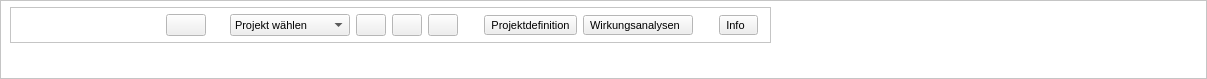
<?xml version="1.0" encoding="UTF-8"?>
<ui version="4.0">
 <class>ProjektCheckDockWidgetBase</class>
 <widget class="QDockWidget" name="ProjektCheckDockWidgetBase">
  <property name="geometry">
   <rect>
    <x>0</x>
    <y>0</y>
    <width>1207</width>
    <height>79</height>
   </rect>
  </property>
  <property name="sizePolicy">
   <sizepolicy hsizetype="Preferred" vsizetype="Fixed">
    <horstretch>0</horstretch>
    <verstretch>0</verstretch>
   </sizepolicy>
  </property>
  <property name="minimumSize">
   <size>
    <width>802</width>
    <height>79</height>
   </size>
  </property>
  <property name="maximumSize">
   <size>
    <width>524287</width>
    <height>637</height>
   </size>
  </property>
  <property name="palette">
   <palette>
    <active>
     <colorrole role="Base">
      <brush brushstyle="SolidPattern">
       <color alpha="255">
        <red>255</red>
        <green>255</green>
        <blue>255</blue>
       </color>
      </brush>
     </colorrole>
     <colorrole role="Window">
      <brush brushstyle="SolidPattern">
       <color alpha="255">
        <red>255</red>
        <green>255</green>
        <blue>255</blue>
       </color>
      </brush>
     </colorrole>
    </active>
    <inactive>
     <colorrole role="Base">
      <brush brushstyle="SolidPattern">
       <color alpha="255">
        <red>255</red>
        <green>255</green>
        <blue>255</blue>
       </color>
      </brush>
     </colorrole>
     <colorrole role="Window">
      <brush brushstyle="SolidPattern">
       <color alpha="255">
        <red>255</red>
        <green>255</green>
        <blue>255</blue>
       </color>
      </brush>
     </colorrole>
    </inactive>
    <disabled>
     <colorrole role="Base">
      <brush brushstyle="SolidPattern">
       <color alpha="255">
        <red>255</red>
        <green>255</green>
        <blue>255</blue>
       </color>
      </brush>
     </colorrole>
     <colorrole role="Window">
      <brush brushstyle="SolidPattern">
       <color alpha="255">
        <red>255</red>
        <green>255</green>
        <blue>255</blue>
       </color>
      </brush>
     </colorrole>
    </disabled>
   </palette>
  </property>
  <property name="accessibleName">
   <string/>
  </property>
  <property name="autoFillBackground">
   <bool>false</bool>
  </property>
  <property name="styleSheet">
   <string notr="true">QWidget[objectName=&quot;dockWidgetContents&quot;]{
border-image:url(:/images/images/banner_anamorphic.png) 0 0 0 0 stretch stretch;
}
QFrame[objectName=&quot;mainframe&quot;]{
	background: qlineargradient(x1:0, y1:0, x2:1, y2:0,
                stop:0 rgba(240, 240, 240, 60%), stop: 0.6 rgba(240, 240, 240, 60%),
                stop:1 rgba(240, 240, 240, 100%))
}
QLabel{
	image: none;
}
QFrame[objectName=&quot;buttonframe&quot;]{
	background: rgba(245, 245, 245, 90%)
}</string>
  </property>
  <property name="features">
   <set>QDockWidget::AllDockWidgetFeatures</set>
  </property>
  <property name="windowTitle">
   <string>Projekt-Check // Projekt-Verwaltung</string>
  </property>
  <widget class="QWidget" name="dockWidgetContents">
   <property name="maximumSize">
    <size>
     <width>16777215</width>
     <height>16777215</height>
    </size>
   </property>
   <property name="accessibleName">
    <string>main-widget</string>
   </property>
   <layout class="QGridLayout" name="gridLayout">
    <property name="leftMargin">
     <number>0</number>
    </property>
    <property name="topMargin">
     <number>0</number>
    </property>
    <property name="rightMargin">
     <number>0</number>
    </property>
    <property name="bottomMargin">
     <number>0</number>
    </property>
    <property name="horizontalSpacing">
     <number>0</number>
    </property>
    <property name="verticalSpacing">
     <number>6</number>
    </property>
    <item row="0" column="0">
     <widget class="QFrame" name="mainframe">
      <property name="enabled">
       <bool>true</bool>
      </property>
      <property name="sizePolicy">
       <sizepolicy hsizetype="Expanding" vsizetype="Expanding">
        <horstretch>0</horstretch>
        <verstretch>0</verstretch>
       </sizepolicy>
      </property>
      <property name="minimumSize">
       <size>
        <width>0</width>
        <height>0</height>
       </size>
      </property>
      <property name="maximumSize">
       <size>
        <width>16777215</width>
        <height>16777215</height>
       </size>
      </property>
      <property name="accessibleName">
       <string>main-frame</string>
      </property>
      <property name="styleSheet">
       <string notr="true"/>
      </property>
      <property name="frameShape">
       <enum>QFrame::StyledPanel</enum>
      </property>
      <property name="frameShadow">
       <enum>QFrame::Raised</enum>
      </property>
      <layout class="QVBoxLayout" name="verticalLayout_2">
       <property name="leftMargin">
        <number>9</number>
       </property>
       <property name="topMargin">
        <number>0</number>
       </property>
       <property name="rightMargin">
        <number>9</number>
       </property>
       <property name="bottomMargin">
        <number>0</number>
       </property>
       <item>
        <spacer name="verticalSpacer_2">
         <property name="orientation">
          <enum>Qt::Vertical</enum>
         </property>
         <property name="sizeType">
          <enum>QSizePolicy::Fixed</enum>
         </property>
         <property name="sizeHint" stdset="0">
          <size>
           <width>20</width>
           <height>6</height>
          </size>
         </property>
        </spacer>
       </item>
       <item>
        <layout class="QHBoxLayout" name="horizontalLayout_2">
         <item>
          <widget class="QFrame" name="buttonframe">
           <property name="minimumSize">
            <size>
             <width>0</width>
             <height>35</height>
            </size>
           </property>
           <property name="frameShape">
            <enum>QFrame::StyledPanel</enum>
           </property>
           <property name="frameShadow">
            <enum>QFrame::Raised</enum>
           </property>
           <layout class="QHBoxLayout" name="horizontalLayout">
            <property name="leftMargin">
             <number>6</number>
            </property>
            <property name="topMargin">
             <number>4</number>
            </property>
            <property name="rightMargin">
             <number>12</number>
            </property>
            <property name="bottomMargin">
             <number>4</number>
            </property>
            <item>
             <widget class="QLabel" name="label">
              <property name="sizePolicy">
               <sizepolicy hsizetype="Fixed" vsizetype="Fixed">
                <horstretch>0</horstretch>
                <verstretch>0</verstretch>
               </sizepolicy>
              </property>
              <property name="minimumSize">
               <size>
                <width>143</width>
                <height>26</height>
               </size>
              </property>
              <property name="maximumSize">
               <size>
                <width>143</width>
                <height>26</height>
               </size>
              </property>
              <property name="sizeIncrement">
               <size>
                <width>0</width>
                <height>7</height>
               </size>
              </property>
              <property name="font">
               <font>
                <family>MS Shell Dlg 2</family>
                <pointsize>14</pointsize>
                <weight>50</weight>
                <italic>false</italic>
                <bold>false</bold>
                <strikeout>false</strikeout>
                <kerning>true</kerning>
               </font>
              </property>
              <property name="text">
               <string/>
              </property>
              <property name="textFormat">
               <enum>Qt::AutoText</enum>
              </property>
              <property name="pixmap">
               <pixmap>../images/ProjektCheck_Logo.png</pixmap>
              </property>
              <property name="scaledContents">
               <bool>true</bool>
              </property>
             </widget>
            </item>
            <item>
             <widget class="QPushButton" name="settings_button">
              <property name="toolTip">
               <string>&lt;html&gt;&lt;head/&gt;&lt;body&gt;&lt;p&gt;&lt;span style=&quot; font-weight:600;&quot;&gt;Speicherort für Ihre Projekte&lt;/span&gt;&lt;/p&gt;&lt;p&gt;Vor der ersten Nutzung von Projekt-Check einmalig den Speicherort für Ihre Projekte festlegen.&lt;/p&gt;&lt;/body&gt;&lt;/html&gt;</string>
              </property>
              <property name="text">
               <string/>
              </property>
              <property name="icon">
               <iconset>
                <normaloff>../images/iconset_mob/20190619_iconset_mob_settings_2.png</normaloff>../images/iconset_mob/20190619_iconset_mob_settings_2.png</iconset>
              </property>
             </widget>
            </item>
            <item>
             <spacer name="horizontalSpacer_3">
              <property name="orientation">
               <enum>Qt::Horizontal</enum>
              </property>
              <property name="sizeType">
               <enum>QSizePolicy::Fixed</enum>
              </property>
              <property name="sizeHint" stdset="0">
               <size>
                <width>18</width>
                <height>17</height>
               </size>
              </property>
             </spacer>
            </item>
            <item>
             <widget class="QComboBox" name="project_combo">
              <property name="sizePolicy">
               <sizepolicy hsizetype="Preferred" vsizetype="Fixed">
                <horstretch>0</horstretch>
                <verstretch>15</verstretch>
               </sizepolicy>
              </property>
              <property name="minimumSize">
               <size>
                <width>120</width>
                <height>0</height>
               </size>
              </property>
              <property name="font">
               <font>
                <family>MS Shell Dlg 2</family>
                <pointsize>8</pointsize>
               </font>
              </property>
              <property name="focusPolicy">
               <enum>Qt::WheelFocus</enum>
              </property>
              <property name="toolTip">
               <string>&lt;html&gt;&lt;head/&gt;&lt;body&gt;&lt;p&gt;&lt;span style=&quot; font-weight:600;&quot;&gt;Projekt&lt;/span&gt;&lt;/p&gt;&lt;p&gt;Nur dieses Projekt kann editiert und analysiert werden. Weitere Projekte können angezeigt bleiben.&lt;/p&gt;&lt;/body&gt;&lt;/html&gt;</string>
              </property>
              <property name="editable">
               <bool>false</bool>
              </property>
              <property name="currentText">
               <string>Projekt wählen</string>
              </property>
              <property name="maxVisibleItems">
               <number>10</number>
              </property>
              <property name="frame">
               <bool>true</bool>
              </property>
              <item>
               <property name="text">
                <string comment="0">Projekt wählen</string>
               </property>
              </item>
             </widget>
            </item>
            <item>
             <widget class="QPushButton" name="remove_project_button">
              <property name="maximumSize">
               <size>
                <width>30</width>
                <height>16777215</height>
               </size>
              </property>
              <property name="font">
               <font>
                <family>MS Shell Dlg 2</family>
               </font>
              </property>
              <property name="toolTip">
               <string>&lt;html&gt;&lt;head/&gt;&lt;body&gt;&lt;p&gt;&lt;span style=&quot; font-weight:600;&quot;&gt;Projekte löschen&lt;/span&gt;&lt;/p&gt;&lt;p&gt;Das aktuell gewählte Projekt löschen.&lt;/p&gt;&lt;/body&gt;&lt;/html&gt;</string>
              </property>
              <property name="text">
               <string/>
              </property>
              <property name="icon">
               <iconset>
                <normaloff>../images/iconset_mob/20190619_iconset_mob_file_delete_1.png</normaloff>../images/iconset_mob/20190619_iconset_mob_file_delete_1.png</iconset>
              </property>
             </widget>
            </item>
            <item>
             <widget class="QPushButton" name="create_project_button">
              <property name="sizePolicy">
               <sizepolicy hsizetype="Minimum" vsizetype="Fixed">
                <horstretch>0</horstretch>
                <verstretch>0</verstretch>
               </sizepolicy>
              </property>
              <property name="maximumSize">
               <size>
                <width>30</width>
                <height>16777215</height>
               </size>
              </property>
              <property name="font">
               <font>
                <family>MS Shell Dlg 2</family>
               </font>
              </property>
              <property name="toolTip">
               <string>&lt;html&gt;&lt;head/&gt;&lt;body&gt;&lt;p&gt;&lt;span style=&quot; font-weight:600;&quot;&gt;Neues Projekt&lt;/span&gt;&lt;/p&gt;&lt;p&gt;Ein neues Projekt anlegen. Benötigt wird ein Shape-File o.ä. mit der Fläche (oder den Teilflächen) des Projekts.&lt;/p&gt;&lt;/body&gt;&lt;/html&gt;</string>
              </property>
              <property name="text">
               <string/>
              </property>
              <property name="icon">
               <iconset>
                <normaloff>../images/iconset_mob/20190619_iconset_mob_file_create_1.png</normaloff>../images/iconset_mob/20190619_iconset_mob_file_create_1.png</iconset>
              </property>
             </widget>
            </item>
            <item>
             <widget class="QPushButton" name="clone_project_button">
              <property name="maximumSize">
               <size>
                <width>30</width>
                <height>16777215</height>
               </size>
              </property>
              <property name="font">
               <font>
                <family>MS Shell Dlg 2</family>
               </font>
              </property>
              <property name="toolTip">
               <string>&lt;html&gt;&lt;head/&gt;&lt;body&gt;&lt;p&gt;&lt;span style=&quot; font-weight:600;&quot;&gt;Projekt kopieren&lt;/span&gt;&lt;/p&gt;&lt;p&gt;Das aktuell gewählte Projekt kopieren und unter einem neuen Namen speichern.&lt;/p&gt;&lt;/body&gt;&lt;/html&gt;</string>
              </property>
              <property name="text">
               <string/>
              </property>
              <property name="icon">
               <iconset>
                <normaloff>../images/iconset_mob/20190619_iconset_mob_file_duplicate_1.png</normaloff>../images/iconset_mob/20190619_iconset_mob_file_duplicate_1.png</iconset>
              </property>
             </widget>
            </item>
            <item>
             <spacer name="horizontalSpacer_6">
              <property name="orientation">
               <enum>Qt::Horizontal</enum>
              </property>
              <property name="sizeType">
               <enum>QSizePolicy::Fixed</enum>
              </property>
              <property name="sizeHint" stdset="0">
               <size>
                <width>20</width>
                <height>12</height>
               </size>
              </property>
             </spacer>
            </item>
            <item>
             <widget class="QToolButton" name="definition_button">
              <property name="sizePolicy">
               <sizepolicy hsizetype="Fixed" vsizetype="Fixed">
                <horstretch>0</horstretch>
                <verstretch>0</verstretch>
               </sizepolicy>
              </property>
              <property name="font">
               <font>
                <family>MS Shell Dlg 2</family>
                <pointsize>8</pointsize>
                <weight>50</weight>
                <bold>false</bold>
               </font>
              </property>
              <property name="toolTip">
               <string>&lt;html&gt;&lt;head/&gt;&lt;body&gt;&lt;p&gt;&lt;span style=&quot; font-weight:600;&quot;&gt;Projektdefinition&lt;/span&gt;&lt;/p&gt;&lt;p&gt;Art und Maß der baulichen Nutzung für das aktuelle Projekt festlegen, z.B. „Wohnen: 50 Wohneinheiten“&lt;/p&gt;&lt;/body&gt;&lt;/html&gt;</string>
              </property>
              <property name="text">
               <string>Projektdefinition</string>
              </property>
             </widget>
            </item>
            <item>
             <widget class="QToolButton" name="domain_button">
              <property name="sizePolicy">
               <sizepolicy hsizetype="Preferred" vsizetype="Fixed">
                <horstretch>0</horstretch>
                <verstretch>0</verstretch>
               </sizepolicy>
              </property>
              <property name="font">
               <font>
                <family>MS Shell Dlg 2</family>
                <pointsize>8</pointsize>
                <weight>50</weight>
                <bold>false</bold>
               </font>
              </property>
              <property name="contextMenuPolicy">
               <enum>Qt::DefaultContextMenu</enum>
              </property>
              <property name="toolTip">
               <string>&lt;html&gt;&lt;head/&gt;&lt;body&gt;&lt;p&gt;&lt;span style=&quot; font-weight:600;&quot;&gt;Wirkungsanalysen&lt;/span&gt;&lt;/p&gt;&lt;p&gt;Das aktuelle Projekt hinsichtlich seiner Auswirkungen analysieren.&lt;/p&gt;&lt;/body&gt;&lt;/html&gt;</string>
              </property>
              <property name="text">
               <string>Wirkungsanalysen  </string>
              </property>
              <property name="checkable">
               <bool>false</bool>
              </property>
              <property name="popupMode">
               <enum>QToolButton::InstantPopup</enum>
              </property>
              <property name="toolButtonStyle">
               <enum>Qt::ToolButtonTextBesideIcon</enum>
              </property>
              <property name="autoRaise">
               <bool>false</bool>
              </property>
              <property name="arrowType">
               <enum>Qt::NoArrow</enum>
              </property>
             </widget>
            </item>
            <item>
             <spacer name="horizontalSpacer_7">
              <property name="orientation">
               <enum>Qt::Horizontal</enum>
              </property>
              <property name="sizeType">
               <enum>QSizePolicy::Fixed</enum>
              </property>
              <property name="sizeHint" stdset="0">
               <size>
                <width>20</width>
                <height>12</height>
               </size>
              </property>
             </spacer>
            </item>
            <item>
             <widget class="QToolButton" name="help_button">
              <property name="sizePolicy">
               <sizepolicy hsizetype="Preferred" vsizetype="Fixed">
                <horstretch>0</horstretch>
                <verstretch>0</verstretch>
               </sizepolicy>
              </property>
              <property name="font">
               <font>
                <family>MS Shell Dlg 2</family>
                <pointsize>8</pointsize>
                <weight>50</weight>
                <bold>false</bold>
               </font>
              </property>
              <property name="contextMenuPolicy">
               <enum>Qt::DefaultContextMenu</enum>
              </property>
              <property name="toolTip">
               <string>&lt;html&gt;&lt;head/&gt;&lt;body&gt;&lt;p&gt;&lt;span style=&quot; font-weight:600;&quot;&gt;Info&lt;/span&gt;&lt;/p&gt;&lt;p&gt;Hier finden Sie eine Anleitung zum schnellen Einstieg, Hinweise zu den Autoren sowie einen Haftungsausschluss für Nutzung.&lt;/p&gt;&lt;/body&gt;&lt;/html&gt;</string>
              </property>
              <property name="text">
               <string>Info  </string>
              </property>
              <property name="checkable">
               <bool>false</bool>
              </property>
              <property name="popupMode">
               <enum>QToolButton::InstantPopup</enum>
              </property>
              <property name="toolButtonStyle">
               <enum>Qt::ToolButtonTextBesideIcon</enum>
              </property>
              <property name="autoRaise">
               <bool>false</bool>
              </property>
              <property name="arrowType">
               <enum>Qt::NoArrow</enum>
              </property>
             </widget>
            </item>
           </layout>
          </widget>
         </item>
         <item>
          <spacer name="horizontalSpacer">
           <property name="orientation">
            <enum>Qt::Horizontal</enum>
           </property>
           <property name="sizeHint" stdset="0">
            <size>
             <width>330</width>
             <height>20</height>
            </size>
           </property>
          </spacer>
         </item>
        </layout>
       </item>
       <item>
        <spacer name="verticalSpacer">
         <property name="orientation">
          <enum>Qt::Vertical</enum>
         </property>
         <property name="sizeType">
          <enum>QSizePolicy::Expanding</enum>
         </property>
         <property name="sizeHint" stdset="0">
          <size>
           <width>20</width>
           <height>0</height>
          </size>
         </property>
        </spacer>
       </item>
      </layout>
     </widget>
    </item>
   </layout>
  </widget>
 </widget>
 <resources>
  <include location="resources.qrc"/>
 </resources>
 <connections/>
</ui>
